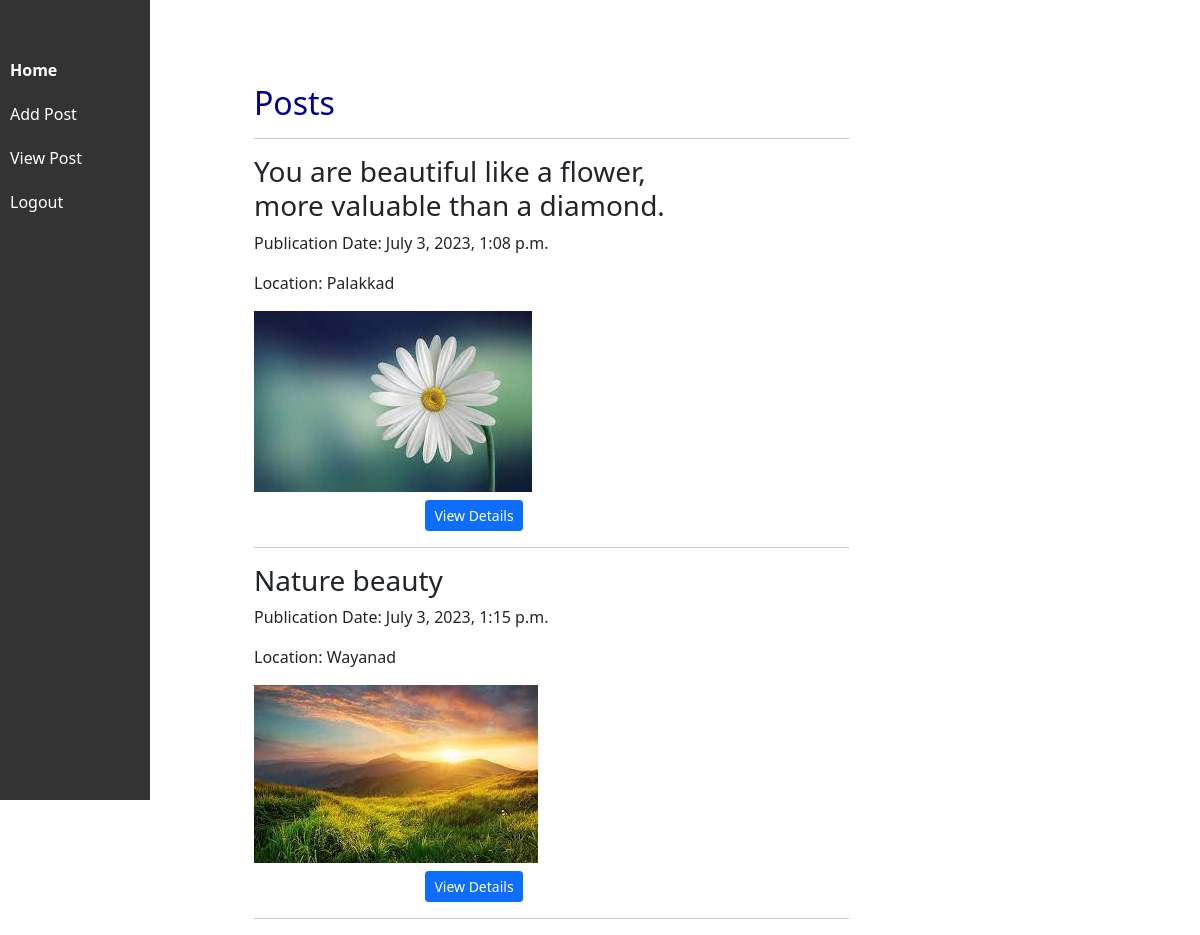
Page /viewpost (signed in) on the earlier database version.
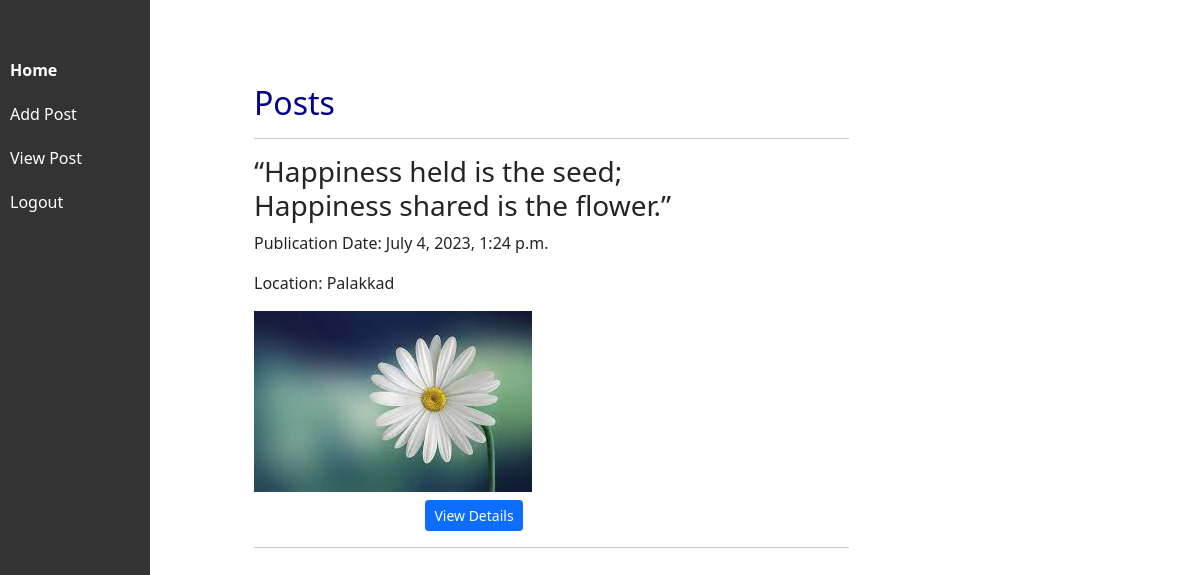
Same page on the later database version.
### media_app/models.py (models this page shows, shortened)
class Post(models.Model):
    LOCATION_CHOICES = [
        ('Palakkad', 'Palakkad'),
        ('Calicut', 'Calicut'),
        ('Kochi', 'Kochi'),
        ('Wayanad', 'Wayanad'),
    ]
    Post_caption = models.TextField()
    image_or_video_content = models.FileField(upload_to='static/image/')
    publication_date = models.DateTimeField( auto_now_add=True)
    location_post = models.CharField(max_length=100, choices=LOCATION_CHOICES)
    user = models.ForeignKey(User, on_delete=models.CASCADE)

### media_app/views.py (the view)
# urls.py: path('viewpost',views.view_posts,name="view_posts"),
@login_required
def view_posts(request):
    posts=Post.objects.all()
    return render(request, 'media_app/viewpost.html', {'posts': posts})

### templates/media_app/viewpost.html
{% extends 'base.html' %}
{% block content %}
  <div class="container">
    <div class="row justify-content-left" style="margin-left: 200px;">
      <div class="col-md-8">
        <h2 class="mt-4">Posts</h2>
        <hr>
        {% for post in posts %}
        <div class="row">
          <div class="col-md-9">
            <div>
              <h3>{{ post.Post_caption }}</h3>
              <p>Publication Date: {{ post.publication_date }}</p>
              <p>Location: {{ post.location_post }}</p>
              <img src="{{ post.image_or_video_content.url }}" alt="Post Image" >
            </div>
            <div class="text-center mt-2">
                <a href="{% url 'detail_view' post.id %}" class="btn btn-sm btn-primary">View Details</a>
            </div>
          </div>
        </div>
        <hr>
        {% endfor %}
      </div>
    </div>
  </div>
{% endblock %}

### templates/base.html (shortened to what this page needs)
{% load static %}
<!DOCTYPE html>
<html lang="en">
<head>
  <link rel="stylesheet" href="https://stackpath.bootstrapcdn.com/bootstrap/5.0.0-alpha1/css/bootstrap.min.css">
</head>
<body>
  <div class="sidebar">
    <ul class="nav flex-column">
      {% if user.is_authenticated %}
      <li class="nav-item">
        <a class="nav-link" href="{% url 'home' %}"><b>Home</b></a>
      </li>
      <li class="nav-item">
        <a class="nav-link" href="{% url 'add_post' %}">Add Post</a>
      </li>
      <li class="nav-item">
        <a class="nav-link" href="{% url 'view_posts' %}">View Post</a>
      </li>
      <li class="nav-item">
        <a class="nav-link" href="{% url 'logout' %}">Logout</a>
      </li>
    {% endif %}
  </div>
  {% block content %}{% endblock %}
</body>
</html>

### templates/base.html (style rules this page uses)
h2 { color: darkblue; }
body { padding-top: 60px; background-color:white; }
.sidebar { position: fixed; width: 150px; height: 100vh; top: 0; left: 0; z-index: 100; padding: 48px 0; background-color: #333; color: #fff; }
.sidebar .nav-link { color: #fff; padding: 10px; display: block; }

Differences in the rows shown:
removed Post: Post_caption "You are beautiful like a flower, more valuable than a diamond.", publication_date "July 3, 2023, 1:08 p.m.", location_post "Palakkad", image_or_video_content (picture)
removed Post: Post_caption "Nature beauty", publication_date "July 3, 2023, 1:15 p.m.", location_post "Wayanad", image_or_video_content (picture)
added Post: Post_caption "“Happiness held is the seed; Happiness shared is the flower.”", publication_date "July 4, 2023, 1:24 p.m.", location_post "Palakkad", image_or_video_content (picture)
